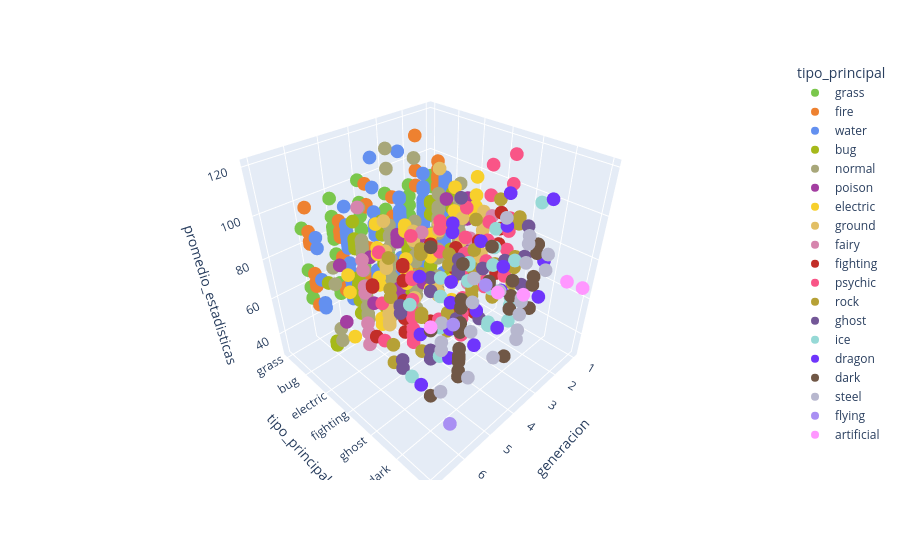

Source (notebook cell):
### Markdown cell above
## 14. Configuración de la información emergente (hover)

Se personaliza el `hovertemplate` para que, al pasar el cursor sobre un punto, se
muestre de forma clara el nombre, tipo, generación y promedio de estadísticas.

### Code cell
fig.update_traces(
    hovertemplate=(
        "<b>%{customdata[0]}</b><br>"
        "Tipo: %{customdata[1]}<br>"
        "Generación: %{customdata[2]}<br>"
        "Promedio de estadísticas: %{customdata[3]}"
        "<extra></extra>"
    )
)
fig.show()
